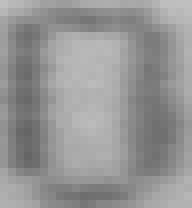
%> input picture train/0.bmp, 24 x 26 px (shown 8 times larger); its folder holds 4 pictures in this run
$ octave PCA.m   (GNU Octave 9; MATLAB toolbox functions it lacks are replaced by stand-ins)
%> lines starting %> are read from the running program, lines starting %| are printed output that depends on the picture
clc
clear all
train_dir='F:\A1\Spring\模式识别\第五周作业\第五周作业\face\train';
train_num=500;
test_num=2;
energy=0.95;

row=19;
column=19;
picsize=row*column;
train_data=zeros(train_num,picsize);%预分配数据可以加速数据读取，矩阵的行数是训练数据的个数，列数是图片的维度
train_files=dir(train_dir);%获取训练目录下的所有文件，获得的每一个文件都是一个结构体，我们需要的是其中的name属性。第一个和第二个文件分别表示当前目录和父目录，需要跳过
for i=1:train_num
    file_name=sprintf('%s\\%s',train_dir,train_files(i+2).name);%这里需要加双斜杠
    face_data=imread(file_name);
%> face_data is the input picture: size 26x24 uint8; min 99, max 191, mean 148.9
    [row,column]=size(face_data);
%> row = 26; column = 24
    face_data=face_data(1:picsize);%将读取的数据转成一个行向量
%> face_data = 361 values, max 191 at index 1, min 99 at index 98, mean 150.7
    train_data(i,:)=face_data;%将该行向量添加到训练集中
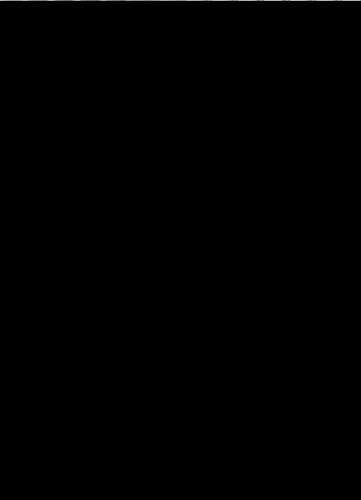
%> train_data: size 500x361 double; min 0, max 191, mean 0.3
%> pass 3 of the loop `for i=1:train_num`:
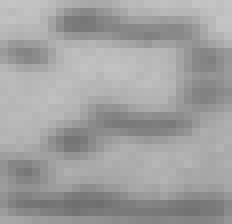
%> input picture train/2.bmp, 29 x 28 px (shown 8 times larger)
%> face_data is the input picture: size 28x29 uint8; min 111, max 196, mean 160.3
%> face_data = 361 values, max 196 at index 29, min 111 at index 278, mean 161.8
%> `train_data(i,:)=face_data;`:
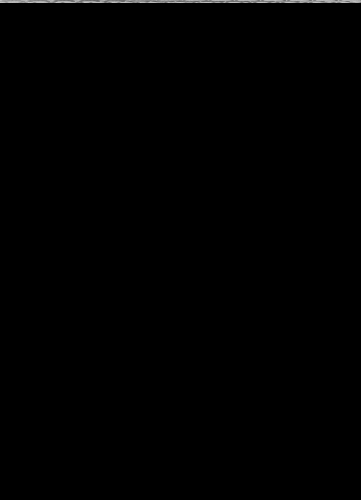
%> train_data: size 500x361 double; min 0, max 196, mean 0.9
%> (the run ends here)
